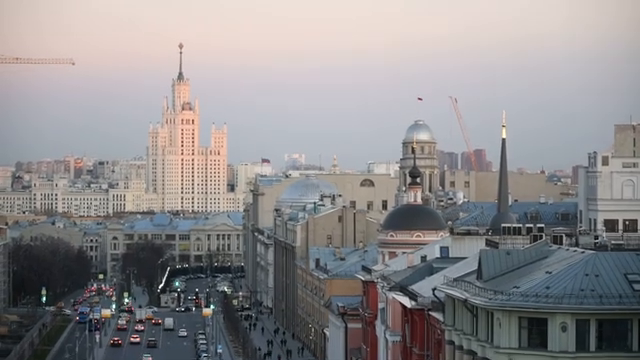
#> input picture frame 60 of hw_1/video.mp4, 640 x 360 px
$ jupyter execute --allow-errors hw1_Khoroshilov.ipynb
#> lines starting #> are read from the running program, lines starting #| are printed output that depends on the picture
# **Домашнее задание 1: Оптический поток и динамика видео**

### **Цель**

Освоить практическое применение оптического потока для анализа движения, научиться строить полные видеопайплайны, включающие вычисление потока, фильтрацию, warping и стабилизацию. Студент выбирает **одну** из двух инженерных задач: построение мини-системы **стабилизации камеры** или создание **трекинг-модуля движения**, анализирующего траектории и устойчивость методов Lucas–Kanade и Farnebäck.

---

# **Вариант A: Мини-система стабилизации камеры**

### **Задание**

1. Выбрать видеоролик с заметной дрожью камеры (телефонная съёмка, action-камера, GoPro, записанная вручную панорама).
2. Вычислить плотный оптический поток (Farnebäck) или разреженный (LK) и оценить глобальное движение камеры по кадрам (аффинная модель или гомография).
3. Сгладить траекторию движения низкочастотным фильтром (скользящее окно, экспоненциальное сглаживание или фильтр Калмана по желанию).
4. Выполнить **компенсацию движения** через warp каждого кадра к стабилизированной траектории.
5. Сформировать стабилизированное видео.
6. Построить визуальные сравнения «до/после» и провести **error analysis**: какие участки стабилизируются плохо и почему (оптический поток, тени, motion blur, нехватка текстуры, ошибки глобальной модели).

---

#> (a cell that did not finish here is left out)

## 1. Выбрать видеоролик с заметной дрожью камеры (телефонная съёмка, action-камера, GoPro, записанная вручную панорама).

[cell 2]
import cv2
import matplotlib.pyplot as plt
from IPython.display import Video

[cell 3]
cap = cv2.VideoCapture('video.mp4')

[cell 4]
Video('video.mp4')

## 2. Вычислить плотный оптический поток (Farnebäck) или разреженный (LK) и оценить глобальное движение камеры по кадрам (аффинная модель или гомография).

[cell 5]
ret, prev_frame = cap.read()
#> prev_frame is the input picture: shape (360, 640, 3); mean B, G, R 141.3, 139.7, 142
prev_gray = cv2.cvtColor(prev_frame, cv2.COLOR_BGR2GRAY)
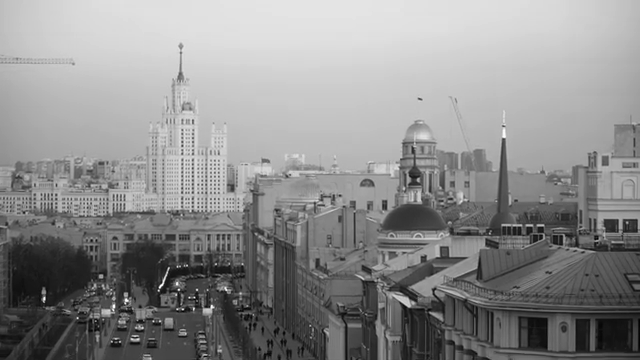
#> prev_gray: shape (360, 640); min 0, max 255, mean 140.6
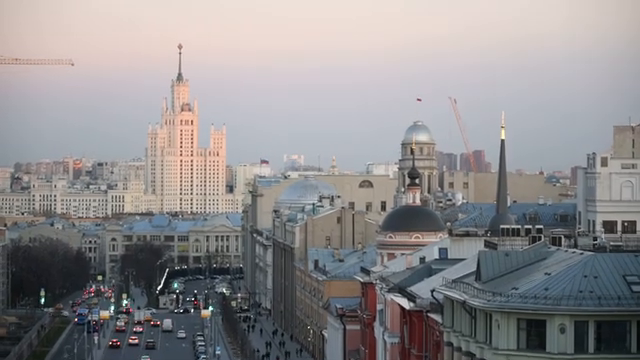
#> input picture frame 61 of hw_1/video.mp4, 640 x 360 px
#> further down, frame is the input picture: shape (360, 640, 3); mean B, G, R 141.8, 140.2, 142.5
#> `gray = cv2.cvtColor(frame, cv2.COLOR_BGR2GRAY)`:
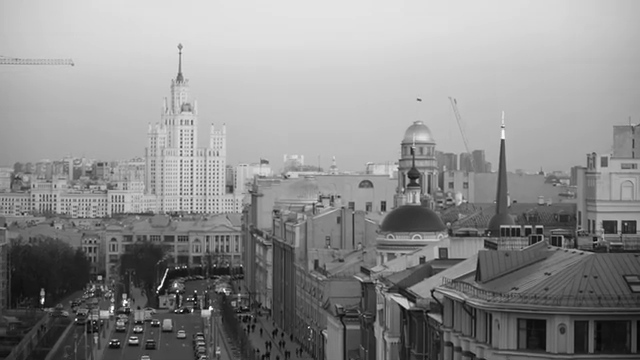
#> gray: shape (360, 640); min 1, max 255, mean 141.1
#> (the rest of this cell did not finish here and is left out)

#### Плотный оптический поток (Farnebäck)

[cell 6]
dx_list, dy_list = [], []

#> (the rest of this cell did not finish here and is left out)

####  Разреженный (LK) и аффинная модель

[cell 7]
cap = cv2.VideoCapture("video.mp4")
ret, prev_frame = cap.read()
prev_gray = cv2.cvtColor(prev_frame, cv2.COLOR_BGR2GRAY)

feature_params = dict(maxCorners=200, qualityLevel=0.01, minDistance=30)
lk_params = dict(winSize=(15,15), maxLevel=2,
                 criteria=(cv2.TERM_CRITERIA_EPS | cv2.TERM_CRITERIA_COUNT, 10, 0.03))

affine_matrices = []

while True:
    ret, frame = cap.read()

    gray = cv2.cvtColor(frame, cv2.COLOR_BGR2GRAY)

    prev_pts = cv2.goodFeaturesToTrack(prev_gray, mask=None, **feature_params)
#> prev_pts = 103 rows, first 8: [178, 289], [77, 318], [211, 305], [126, 300], [153, 321], [44, 297], [119, 341], [215, 264]
    if prev_pts is None:
        prev_gray = gray
        continue

    next_pts, status, err = cv2.calcOpticalFlowPyrLK(prev_gray, gray, prev_pts, None, **lk_params)
#> next_pts = 103 rows, first 8: [176.6, 290.5], [75.56, 319.6], [209.6, 306.5], [124.6, 301.6], [151.5, 322.6], [42.65, 298.5], [117.6, 342.5], [213.7, 265.4]; status = 103 values from 1 to 1; err = 103 values, max 13.17 at index 31, min 0.547 at index 88, mean 3.38

    good_prev = prev_pts[status==1]
#> good_prev = 103 pairs, first value 2 to 636, second value 52 to 358
    good_next = next_pts[status==1]
#> good_next = 103 pairs, first value 0.737 to 634.6, second value 52.58 to 359.4


    M, inliers = cv2.estimateAffinePartial2D(good_prev, good_next)
#> M = [[1, -0.000661, -1.2], [0.000661, 1, 1.01]]; inliers = 103 values from 1 to 1

    affine_matrices.append(M)
    prev_gray = gray

$ run again, starting later in the video
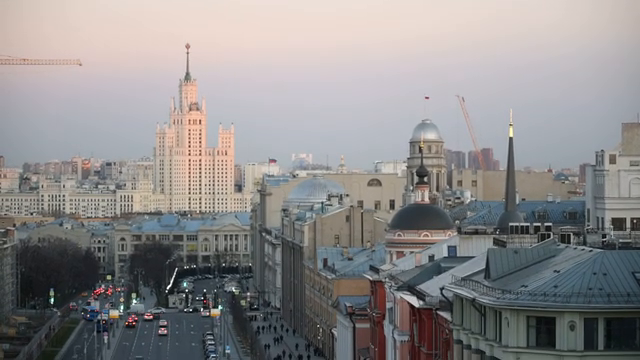
#> input picture frame 270 of hw_1/video.mp4, 640 x 360 px
#> prev_frame is the input picture: shape (360, 640, 3); mean B, G, R 139.1, 138.8, 140.9
#> `prev_gray = cv2.cvtColor(prev_frame, cv2.COLOR_BGR2GRAY)`:
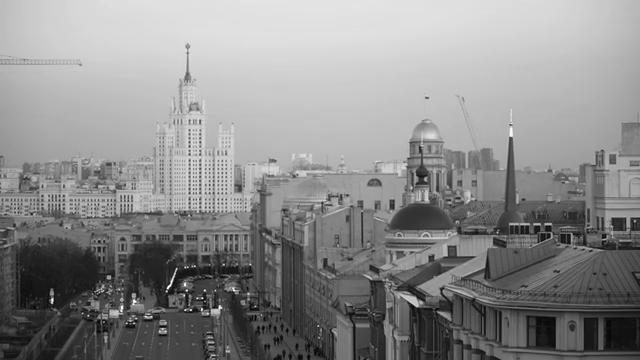
#> prev_gray: shape (360, 640); min 2, max 255, mean 139.4
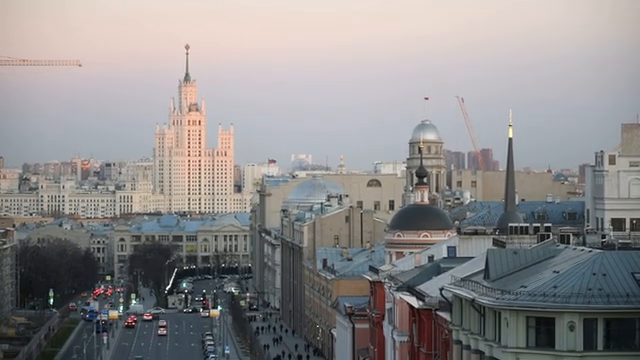
#> input picture frame 271 of hw_1/video.mp4, 640 x 360 px
#> frame is the input picture: shape (360, 640, 3); mean B, G, R 139.5, 139, 141.3
#> prev_pts = 109 rows, first 8: [186, 290], [52, 303], [219, 305], [134, 301], [88, 315], [223, 264], [226, 351], [634, 221]
#> next_pts = 109 rows, first 8: [185.4, 290.5], [51.38, 303.5], [218.4, 305.5], [133.4, 301.4], [87.29, 315.3], [222.5, 264.5], [225.4, 351.4], [633.5, 221.6]; status = 109 values from 1 to 1; err = 109 values, max 8.45 at index 61, min 1 at index 80, mean 3.78
#> good_prev = 109 pairs, first value 2 to 635, second value 52 to 358
#> good_next = 109 pairs, first value 1.5 to 634.5, second value 52.74 to 358
#> M = [[1, -0.000135, -0.446], [0.000135, 1, 0.516]]; inliers = 109 values from 1 to 1

$ run again, starting later in the video
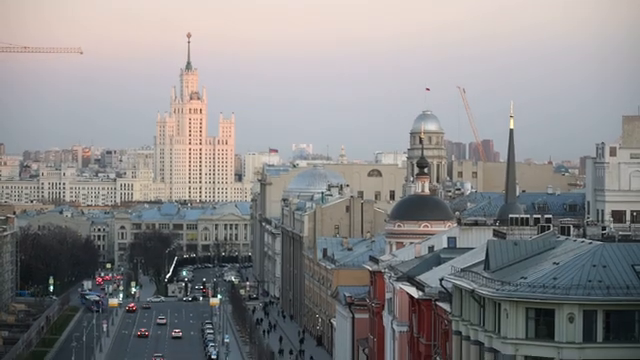
#> input picture frame 480 of hw_1/video.mp4, 640 x 360 px
#> prev_frame is the input picture: shape (360, 640, 3); mean B, G, R 137.8, 136.8, 138.1
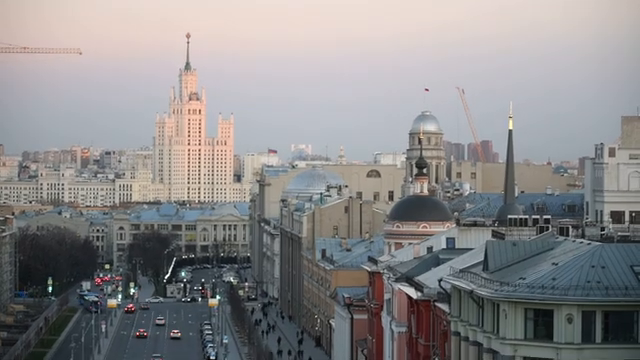
#> input picture frame 481 of hw_1/video.mp4, 640 x 360 px
#> frame is the input picture: shape (360, 640, 3); mean B, G, R 138, 137, 138.3
#> `gray = cv2.cvtColor(frame, cv2.COLOR_BGR2GRAY)`:
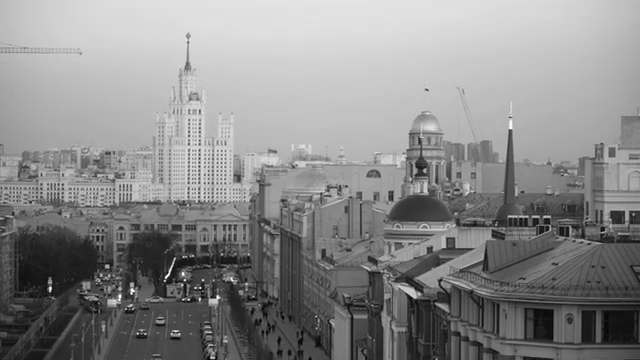
#> gray: shape (360, 640); min 1, max 255, mean 137.5
#> prev_pts = 110 rows, first 8: [190, 298], [51, 291], [132, 293], [165, 280], [212, 356], [194, 255], [146, 333], [181, 333]
#> next_pts = 110 rows, first 8: [188.7, 298.7], [49.69, 291.7], [130.7, 293.9], [163.8, 280.7], [210.7, 356.8], [192.7, 255.6], [144.6, 333.5], [179.7, 333.6]; status = 110 values from 1 to 1; err = 110 values, max 14.99 at index 4, min 0.846 at index 109, mean 3.43
#> good_prev = 110 pairs, first value 2 to 636, second value 42 to 356
#> good_next = 110 pairs, first value 0.551 to 634.6, second value 42.4 to 357
#> M = [[1, -0.000236, -1.2], [0.000236, 1, 0.565]]; inliers = 110 values from 1 to 1
